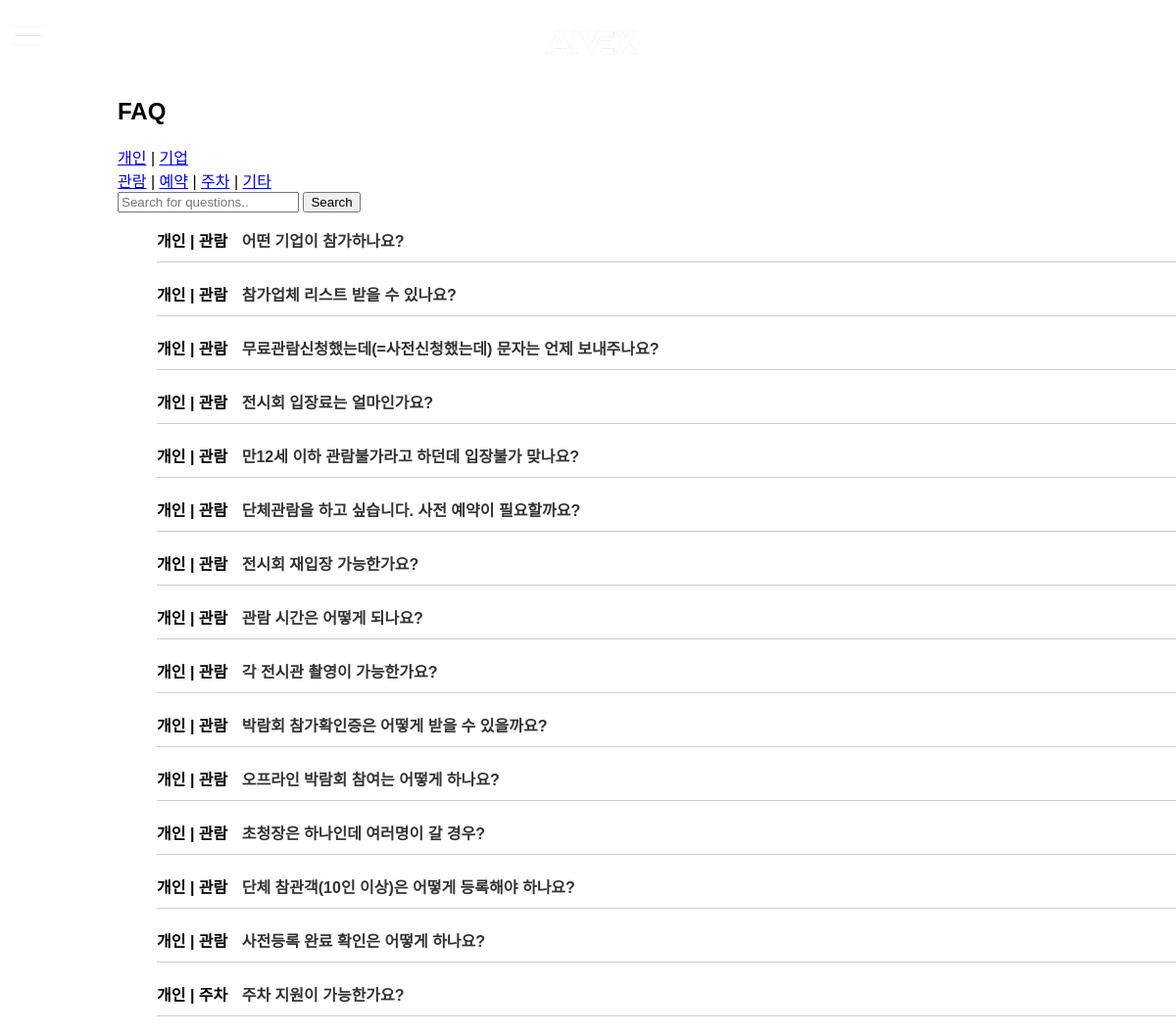
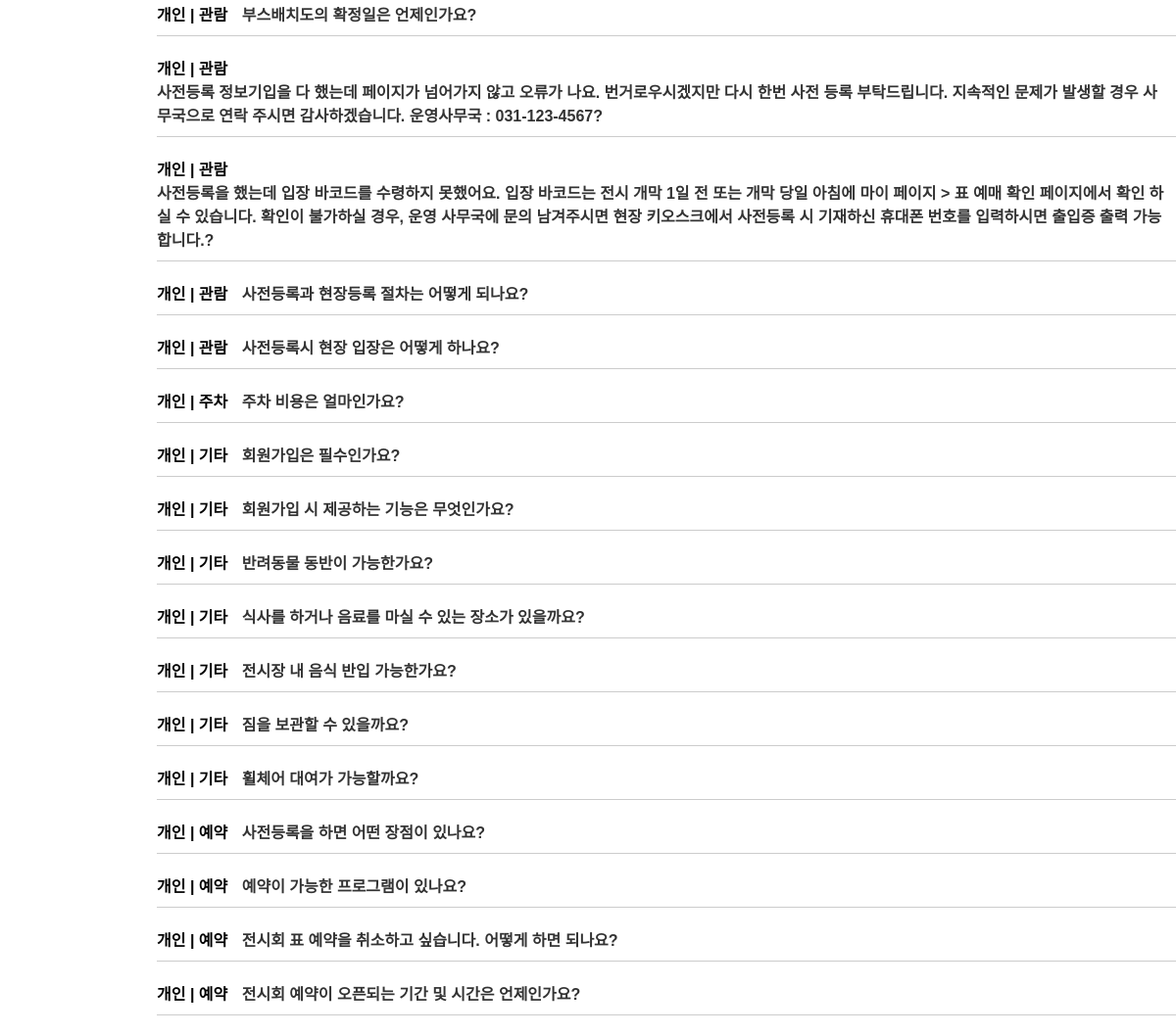
Page /layout4/ on the committed database (2 pictures, top to bottom).
### chatgpt/models.py (models this page shows)
class faq_exhi(models.Model):
    qapk = models.TextField(db_column='qapk', primary_key=True,null=False)
    qacust = models.TextField(db_column='qacust', blank=True, null=False)
    qacat = models.TextField(db_column='qacat', blank=True, null=False)
    qalist = models.TextField(db_column='qalist', blank=True, null=False)
    source = models.TextField(db_column='source', blank=True, null=True)
    class Meta:
        managed = False
        db_table = 'chat_faq_exhi'

### mysite/views.py (the view)
# urls.py: path('layout4/', views.FAQlist, name='layout4'),
def FAQlist(request):
    faqs = faq_exhi.objects.all()  # Assuming FAQ is your model name
    for faq in faqs:
        if '?' in faq.qalist:
            faq.question, faq.answer = faq.qalist.split('?', 1)
        else:
            faq.question = faq.qalist
            faq.answer = ''
    context = {
        'faqs': faqs,
    }
    return render(request, 'FAQ.html', context)

### templates/FAQ.html (shortened to what this page needs)
<!DOCTYPE html>
{% load static %}
<html>
<head>
    <link rel="stylesheet" href="{% static 'css/bass.css' %}" />
    <link rel="stylesheet" href="{% static 'css/sidebar.css' %}" />
    <link rel="stylesheet" href="{% static 'css/layout1.css' %}" />
    <link rel="stylesheet" href="https://cdnjs.cloudflare.com/ajax/libs/font-awesome/6.0.0-beta3/css/all.min.css" />
</head>
<body>
    <div class="header-sub">
        <button class= "header__button--menu icon" style="cursor:pointer; opacity:1;"></button>
        <div class="header__title--wrap">
            <a href="{% url 'index' %}" ><button class ="header__title icon" style="cursor:pointer;"></button></a>
        </div>
        <button class= "for_loc_center icon"></button>
    </div>
    <div id="faq-section">
        <h2>FAQ</h2>
        <div id="customerNav">
            <a href="javascript:void(0);" onclick="filterCustomer('개인')">개인</a> |
            <a href="javascript:void(0);" onclick="filterCustomer('기업')">기업</a>
        </div>
        <div id="categoryNav" style="display: none;"></div>
        <div>
            <input type="text" id="searchInput" onkeyup="searchFAQs()" placeholder="Search for questions..">
            <button onclick="searchFAQs()">Search</button>
        </div>
        <ul id="faqList">
            {% for faq in faqs %}
            <li class="faq-item" data-customer="{{ faq.qacust }}" data-category="{{ faq.qacat }}">
                <div>
                    <strong> {{ faq.qacust }} | {{ faq.qacat }} </strong>
                </div>
                <div class="question" onclick="toggleAnswer(this)">
                    <div class="question-summary">{{ faq.question }}?</div>
                </div>
            </li>
            {% endfor %}
        </ul>
    </div>
</body>
</html>

### static/css/bass.css (style rules this page uses)
.header__button--menu { width: 40px; height: 44px; background-image: url("../icons/menu_icon.png"); margin: 10px; }
.for_loc_center { width: 30px; height: 42px; margin: 10px; }
.header__title--wrap { width: 100%; height: 100%; text-align: center; }
.header__title { display: inline-block; width: 95px; height: 32px; background-image: url("../icons/AIVEX_icon_white.png"); margin-top: 17px; }
body { display: flex; flex-direction: column; justify-content: center; align-items: center; margin: 0; font-family: Arial, sans-serif; background-color: #fff; }
.header-sub { position: absolute; top: 0px; display: flex; justify-content: space-between; align-items: center; width: 100%; height: 50px; padding:10px 0px 20px 0px; }

### static/css/sidebar.css (style rules this page uses)
.icon { background-size: contain; background-repeat: no-repeat; background-position: center; border: none; outline: none; background-color: transparent !important; }

### templates/FAQ.html (style rules this page uses)
#faq-section { padding-top: 80px; margin-left: 10%; }
.faq-item { margin-bottom: 20px; border-bottom: 1px solid #ccc; padding-bottom: 10px; }
.faq-item > div { display: inline-block; vertical-align: top; margin-right: 10px; }
.question-summary { cursor: pointer; font-weight: bold; color: #333; }

### rows in the picture
faq_exhi: qacust "개인", qacat "관람", question "어떤 기업이 참가하나요"
faq_exhi: qacust "개인", qacat "관람", question "참가업체 리스트 받을 수 있나요"
faq_exhi: qacust "개인", qacat "관람", question "무료관람신청했는데(=사전신청했는데) 문자는 언제 보내주나요"
faq_exhi: qacust "개인", qacat "관람", question "전시회 입장료는 얼마인가요"
faq_exhi: qacust "개인", qacat "관람", question "만12세 이하 관람불가라고 하던데 입장불가 맞나요"
faq_exhi: qacust "개인", qacat "관람", question "단체관람을 하고 싶습니다. 사전 예약이 필요할까요"
faq_exhi: qacust "개인", qacat "관람", question "전시회 재입장 가능한가요"
faq_exhi: qacust "개인", qacat "관람", question "관람 시간은 어떻게 되나요"
faq_exhi: qacust "개인", qacat "관람", question "각 전시관 촬영이 가능한가요"
faq_exhi: qacust "개인", qacat "관람", question "박람회 참가확인증은 어떻게 받을 수 있을까요"
faq_exhi: qacust "개인", qacat "관람", question "오프라인 박람회 참여는 어떻게 하나요"
faq_exhi: qacust "개인", qacat "관람", question "초청장은 하나인데 여러명이 갈 경우"
faq_exhi: qacust "개인", qacat "관람", question "단체 참관객(10인 이상)은 어떻게 등록해야 하나요"
faq_exhi: qacust "개인", qacat "관람", question "사전등록 완료 확인은 어떻게 하나요"
faq_exhi: qacust "개인", qacat "주차", question "주차 지원이 가능한가요"
faq_exhi: qacust "개인", qacat "관람", question "부스배치도의 확정일은 언제인가요"
faq_exhi: qacust "개인", qacat "관람", question "사전등록 정보기입을 다 했는데 페이지가 넘어가지 않고 오류가 나요. 번거로우시겠지만 다시 한번 사전 등록 부탁드립니다. 지속적인 문제가 발생할 경우 사무국으로 연락 주시면 감사하겠습니다. 운영사무국 : 031-123-4567"
faq_exhi: qacust "개인", qacat "관람", question "사전등록을 했는데 입장 바코드를 수령하지 못했어요. 입장 바코드는 전시 개막 1일 전 또는 개막 당일 아침에 마이 페이지 > 표 예매 확인 페이지에서 확인 하실 수 있습니다. 확인이 불가하실 경우, 운영 사무국에 문의 남겨주시면 현장 키오스크에서 사전등록 시 기재하신 휴대폰 번호를 입력하시면 출입증 출력 가능합니다."
faq_exhi: qacust "개인", qacat "관람", question "사전등록과 현장등록 절차는 어떻게 되나요"
faq_exhi: qacust "개인", qacat "관람", question "사전등록시 현장 입장은 어떻게 하나요"
faq_exhi: qacust "개인", qacat "주차", question "주차 비용은 얼마인가요"
faq_exhi: qacust "개인", qacat "기타", question "회원가입은 필수인가요"
faq_exhi: qacust "개인", qacat "기타", question "회원가입 시 제공하는 기능은 무엇인가요"
faq_exhi: qacust "개인", qacat "기타", question "반려동물 동반이 가능한가요"
faq_exhi: qacust "개인", qacat "기타", question "식사를 하거나 음료를 마실 수 있는 장소가 있을까요"
faq_exhi: qacust "개인", qacat "기타", question "전시장 내 음식 반입 가능한가요"
faq_exhi: qacust "개인", qacat "기타", question "짐을 보관할 수 있을까요"
faq_exhi: qacust "개인", qacat "기타", question "휠체어 대여가 가능할까요"
faq_exhi: qacust "개인", qacat "예약", question "사전등록을 하면 어떤 장점이 있나요"
faq_exhi: qacust "개인", qacat "예약", question "예약이 가능한 프로그램이 있나요"
faq_exhi: qacust "개인", qacat "예약", question "전시회 표 예약을 취소하고 싶습니다. 어떻게 하면 되나요"
faq_exhi: qacust "개인", qacat "예약", question "전시회 예약이 오픈되는 기간 및 시간은 언제인가요"
